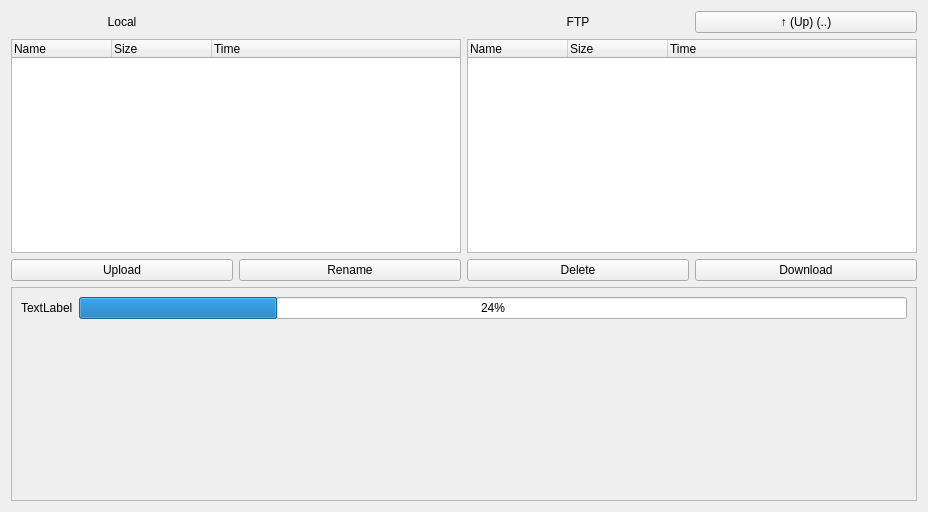
<?xml version="1.0" encoding="UTF-8"?>
<ui version="4.0">
 <class>Panel</class>
 <widget class="QWidget" name="Panel">
  <property name="geometry">
   <rect>
    <x>0</x>
    <y>0</y>
    <width>928</width>
    <height>512</height>
   </rect>
  </property>
  <layout class="QGridLayout" name="gridLayout">
   <item row="0" column="0">
    <widget class="QLabel" name="label">
     <property name="text">
      <string>Local</string>
     </property>
     <property name="alignment">
      <set>Qt::AlignCenter</set>
     </property>
    </widget>
   </item>
   <item row="0" column="2">
    <widget class="QLabel" name="label_2">
     <property name="text">
      <string>FTP</string>
     </property>
     <property name="alignment">
      <set>Qt::AlignCenter</set>
     </property>
    </widget>
   </item>
   <item row="0" column="3">
    <widget class="QPushButton" name="cdUpFTP">
     <property name="whatsThis">
      <string/>
     </property>
     <property name="text">
      <string>↑ (Up) (..)</string>
     </property>
    </widget>
   </item>
   <item row="1" column="0" colspan="2">
    <widget class="QTreeWidget" name="treeWidgetLocal">
     <property name="rootIsDecorated">
      <bool>false</bool>
     </property>
     <column>
      <property name="text">
       <string>Name</string>
      </property>
     </column>
     <column>
      <property name="text">
       <string>Size</string>
      </property>
     </column>
     <column>
      <property name="text">
       <string>Time</string>
      </property>
     </column>
    </widget>
   </item>
   <item row="1" column="2" colspan="2">
    <widget class="QTreeWidget" name="treeWidgetFTP">
     <property name="rootIsDecorated">
      <bool>false</bool>
     </property>
     <column>
      <property name="text">
       <string>Name</string>
      </property>
     </column>
     <column>
      <property name="text">
       <string>Size</string>
      </property>
     </column>
     <column>
      <property name="text">
       <string>Time</string>
      </property>
     </column>
    </widget>
   </item>
   <item row="3" column="0">
    <widget class="QPushButton" name="uploadButton">
     <property name="text">
      <string>Upload</string>
     </property>
    </widget>
   </item>
   <item row="3" column="1">
    <widget class="QPushButton" name="renameButton">
     <property name="text">
      <string>Rename</string>
     </property>
    </widget>
   </item>
   <item row="3" column="2">
    <widget class="QPushButton" name="deleteButton">
     <property name="text">
      <string>Delete</string>
     </property>
    </widget>
   </item>
   <item row="3" column="3">
    <widget class="QPushButton" name="downloadButton">
     <property name="text">
      <string>Download</string>
     </property>
    </widget>
   </item>
   <item row="4" column="0" colspan="4">
    <widget class="QScrollArea" name="transferScrollArea">
     <property name="widgetResizable">
      <bool>true</bool>
     </property>
     <widget class="QWidget" name="scrollAreaWidgetContents">
      <property name="geometry">
       <rect>
        <x>0</x>
        <y>0</y>
        <width>914</width>
        <height>216</height>
       </rect>
      </property>
      <layout class="QFormLayout" name="formLayout">
       <property name="fieldGrowthPolicy">
        <enum>QFormLayout::ExpandingFieldsGrow</enum>
       </property>
       <item row="0" column="0">
        <widget class="QLabel" name="label_3">
         <property name="text">
          <string>TextLabel</string>
         </property>
        </widget>
       </item>
       <item row="0" column="1">
        <widget class="QProgressBar" name="progressBar">
         <property name="value">
          <number>24</number>
         </property>
        </widget>
       </item>
      </layout>
     </widget>
    </widget>
   </item>
  </layout>
 </widget>
 <resources/>
 <connections/>
</ui>
